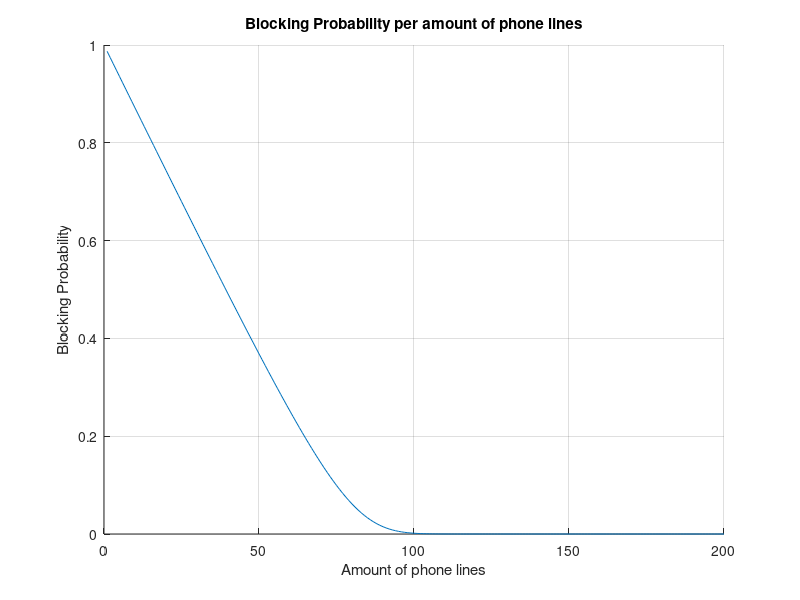

This figure's MATLAB source:
% Call center simulation with 200 workers and 23 minutes per hour max load by the most demanding worker.

clc;
clear all;
close all;
pkg load queueing;

function answer = erlangb_iterative(rho, c)
  answer = 1;
  for i = 0:c
    answer = rho*answer/(rho*answer+i);
  endfor
endfunction

rho = 200*23/60;

for i = 1:200
  pblocking(i) = erlangb_iterative(rho, i);
endfor

figure(1);
hold on;
title("Blocking Probability per amount of phone lines");
xlabel("Amount of phone lines");
ylabel("Blocking Probability");
plot(pblocking);
grid on;

printf("The minimum amount of phone lines needed in order\nto have a blocking probability less than 0.01 is:\n");
disp(min_lines = find(pblocking < 0.01)(1))